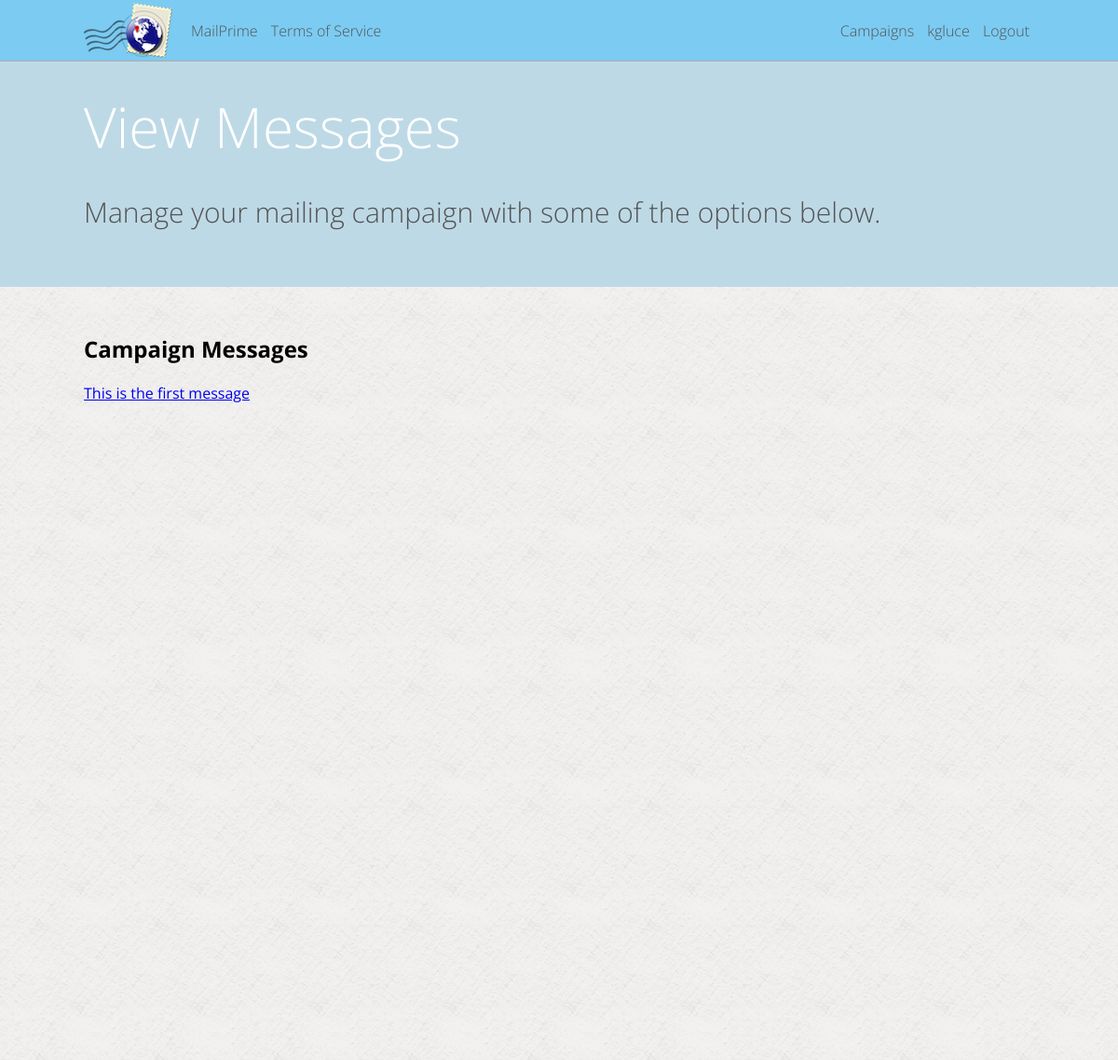
The page /kgluce/campaign-1/messages (signed in) on the database as committed earlier.
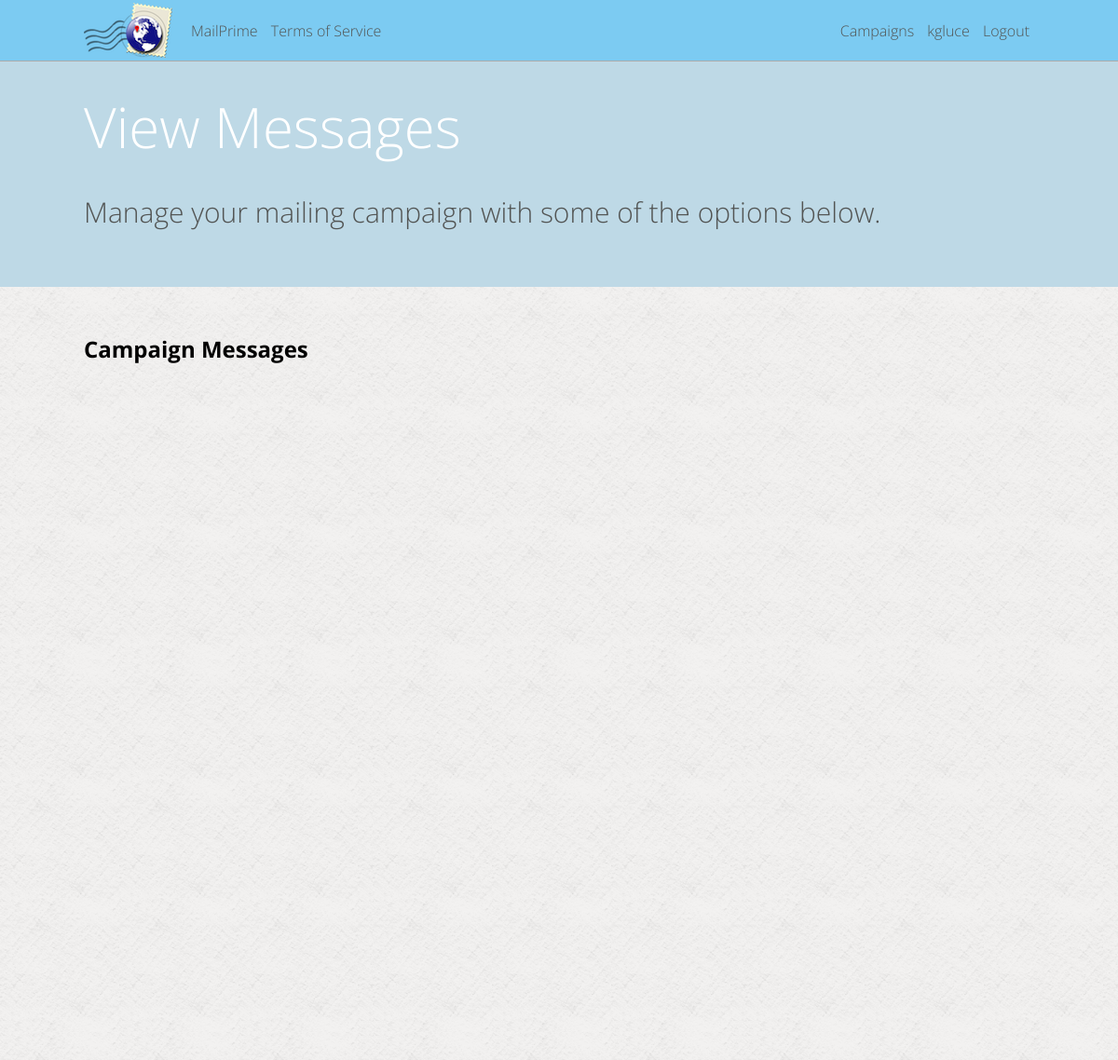
The same page on the database as committed later.
### mailer/models.py (models this page shows, shortened)
class Message(models.Model):
	title = models.CharField(max_length=200)
	body = models.TextField()
	template = models.ForeignKey('Template')
	campaign = models.ForeignKey('Campaign')
	created_date = models.DateTimeField(auto_now_add=True, blank=True)
	deploy_date = models.DateTimeField()
	message_id = models.CharField(max_length=200, blank=True)

### mailer/message_views.py (the view)
# urls.py: url(r'^(\w+)/campaign-(\d+)/messages$', message_views.user_campaign_messages, name='user_campaign_messages'),
def user_campaign_messages(request, param_username, param_campaign_pk):
	page_vars = {"page_title": 'Campaign Messages'}
	try:
		campaign = Campaign.objects.get(pk = param_campaign_pk)
	except Campaign.DoesNotExist:
		raise Http404
	if campaign.user.username != request.user.username:
		raise Http404
	page_vars['campaign'] = campaign;
	if current_user(request) and request.user.username == param_username:
		campaign_messages = Message.objects.filter(campaign__pk = param_campaign_pk)
		page_vars['campaign_messages'] = campaign_messages
		return render(request, 'message/index.html', page_vars)
	else:
		raise Http404

### mailer/lib.py (called while the page is built)
def current_user(request):
	if request.user.is_authenticated():
		return True
	else:
		return False

### mailer/templates/message/index.html
{% extends "_base.html" %}
{% block content %}
<h2>Campaign Messages</h2>
{% for campaign_message in campaign_messages %}
<a href="/{{ user.username }}/campaign-{{ campaign_message.campaign.pk }}/message-{{ campaign_message.pk }}">{{ campaign_message.title }}</a>
{% endfor %}
{% endblock %}
{% block header %}
<h5 id="header_title">View Messages</h5>
<p id="header_desc">Manage your mailing campaign with some of the options below.</p>
{% endblock header %}

### mailer/templates/_base.html (shortened to what this page needs)
{% load staticfiles %}
<!DOCTYPE html>
<html>
<head>
	<link href="{% static 'css/base.css' %}" rel="stylesheet">
</head>
<body>
	<nav>
		<div class="menu_wrapper">
			<img id="nav_icon" src="{% static 'images/nav_icon.png' %}" height="59px"></img>
			<ul class="nav_left">
				<li><a class="nav_link" href="/">MailPrime</a></li>
				<li><a class="nav_link" href="/tos">Terms of Service</a></li>
			</ul>
			<ul class="nav_right">
				{% if user.is_authenticated %}
				<li><a class="nav_link" href="/{{ user.username }}/campaigns">Campaigns</a></li>
				<li><a class="nav_link" href="/{{ user.username }}/account">{{ user.username }}</a></li>
				<li><a class="nav_link" href="/logout">Logout</a></li>
				{% else %}
				<li><a class="nav_link" href="/login">Login</a></li>
				{% endif %}
			</ul>
		</div>
	</nav>
	<header>
		<div class="content_wrapper">
			{% block header %}{% endblock header %}
		</div>
	</header>
	<section id="main">
		<div class="content_wrapper">
			{% block content %}
			{% endblock %}
		</div>
	</section>
</body>
</html>

### static/css/base.css (style rules this page uses)
html, body { height: 100%; }
html { font-family: 'Open Sans', sans-serif; }
.menu_wrapper { margin: 0 auto; padding: 0; height: 65px; max-width: 1200px; width: 85%; }
nav { position: fixed; width: 100%; height: 65px; left: 0px; top: 0px; background-color: #7ccbf2; outline: 1px outset #ffffff; }
.menu_wrapper { margin: 0 auto; padding: 0; height: 65px; max-width: 1200px; min-width: 590px; width: 85%; }
.nav_left { float: left; list-style: none; height: 100%; margin: 0; padding: 0; }
.nav_left li { font-family: 'Open Sans', sans-serif; font-weight: 300; color: #525453; padding-top: 22px; display: inline-block; padding-right: 5px; padding-left: 5px; height: 43px; }
.nav_left li .nav_link { text-decoration: none; color: #525453; }
#nav_icon { float: left; margin-right: 15px; margin-top: 3px; margin-bottom: 3px; }
.nav_right { float: right; list-style: none; height: 100%; margin: 0; padding: 0; }
.nav_right li { font-family: 'Open Sans', sans-serif; font-weight: 300; color: #525453; padding-top: 22px; display: inline-block; padding-right: 5px; padding-left: 5px; height: 43px; }
.nav_right li .nav_link { text-decoration: none; color: #525453; }
.content_wrapper { margin: 0 auto; max-width: 1200px; width: 85%; padding: 0; }
body { margin: 0; padding: 0; }
header { background-color: #bed9e6; margin: 0; padding: 0; padding-top: 95px; padding-bottom: 30px; width: 100%; }
#header_title { font-family: 'Open Sans', sans-serif; font-weight: 300; color: #ffffff; font-size: 60px; margin: 0; padding: 0; }
#header_desc { font-family: 'Open Sans', sans-serif; font-weight: 300; color: #525453; font-size: 30px; }
section[id="main"] { width: 100%; margin: 0; padding: 0; padding-top: 30px; background-image: url('/static/images/white_pattern.png'); height: 100%; }

Rows that differ between the two databases and show on the page:
removed Message: title "This is the first message"
